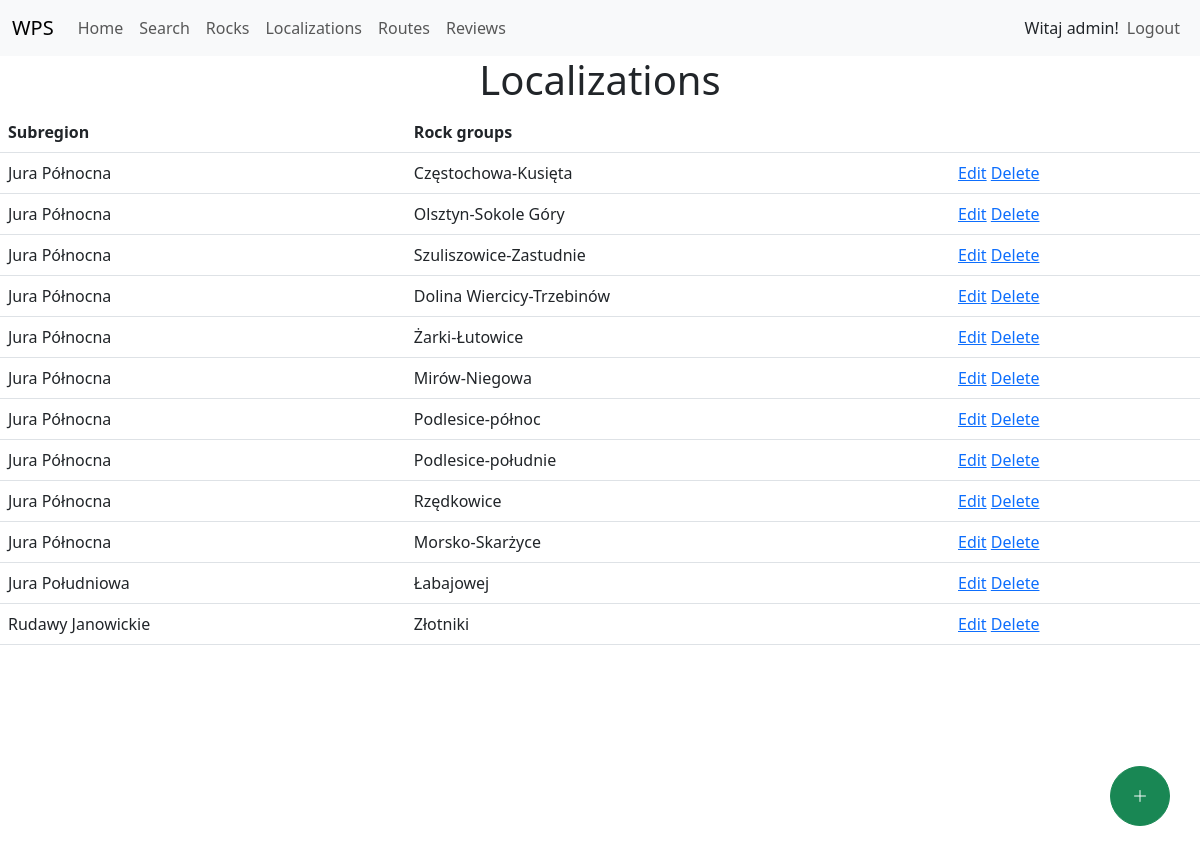
The app's page /localizations (signed in) with its own data.
### climbing_website/models.py (models this page shows, shortened)
class Localization(models.Model):
    district = models.CharField(max_length=100)
    region = models.CharField(max_length=100)
    subregion = models.CharField(max_length=100)
    rock_groups = models.CharField(max_length=100)
    country = models.ForeignKey(Country, on_delete=CASCADE, related_name="localizations")

### climbing_website/views_admin.py (the view)
# urls.py: path("localizations", views_admin.LocalizationListView.as_view(), name="localizations"),
@admin_required
class LocalizationListView(LoginRequiredMixin, ListView):
    model = Localization
    context_object_name = "localizations"
    template_name = "climbing_website/localizations.html"

### climbing_website/templates/climbing_website/localizations.html (shortened to what this page needs)
{% extends "climbing_website/base.html" %}
{% block content %}
<h1 class="text-center">Localizations</h1>
{% if user.is_superuser %}
<a href="{% url 'create_localization' %}" class="floating-button"><button class="btn btn-success"><i class="bi bi-plus-lg"></i></button></a>
{% endif %}
<table class="table">
    <thead>
        <tr>
            <th>Subregion</th>
            <th>Rock groups</th>
            <th></th>
        </tr>
    </thead>
    <tbody>
     {% for loc in localizations %}
        <tr>
            <td>{{ loc.subregion }}</td>
            <td>{{ loc.rock_groups }}</td>
            <td>
                      <a href="{% url 'update_localization' pk=loc.id %}">Edit</a>
        <a href="{% url 'delete_localization' pk=loc.id %}">Delete</a>
            </td>
        </tr>
     {% endfor %}
    </tbody>
</table>
{% endblock %}

### climbing_website/templates/climbing_website/base.html (shortened to what this page needs)
<!DOCTYPE html>
<html lang="en">
<head>
    <link href="https://cdn.jsdelivr.net/npm/bootstrap@5.3.0-alpha1/dist/css/bootstrap.min.css" rel="stylesheet"
>
    {% load static %}
    <link rel="stylesheet" href="{% static 'climbing_website/style.css' %}">
    <link rel="stylesheet" href="{% static 'climbing_website/comment.css' %}">
    <link href="https://maxcdn.bootstrapcdn.com/font-awesome/4.3.0/css/font-awesome.min.css" rel="stylesheet">
    <link rel="stylesheet" href="https://cdn.jsdelivr.net/npm/bootstrap-icons@1.10.3/font/bootstrap-icons.css">
    <link href="{% static 'climbing_website/bootstrap-toggle.min.css.css' %}" rel="stylesheet">
</head>
<body>
<nav class="navbar navbar-expand-lg bg-body-tertiary">
    <div class="container-fluid">
        <a class="navbar-brand" href="/">WPS</a>
        <div class="collapse navbar-collapse" id="navbarSupportedContent">
            <ul class="navbar-nav me-auto mb-2 mb-lg-0">
                {% if user.is_authenticated %}
                <li class="nav-item">
                    <a class="nav-link" aria-current="page" href="{% url 'home' %}">Home</a>
                </li>
                <li class="nav-item">
                    <a class="nav-link" aria-current="page" href="{% url 'search' %}">Search</a>
                </li>
                <li class="nav-item">
                    <a class="nav-link" aria-current="page" href="{% url 'rocks' %}">Rocks</a>
                </li>
                {% if user.is_superuser %}
                <li class="nav-item">
                    <a class="nav-link" aria-current="page" href="{% url 'localizations' %}">Localizations</a>
                </li>
                <li class="nav-item">
                    <a class="nav-link" aria-current="page" href="{% url 'routes' %}">Routes</a>
                </li>
                <li class="nav-item">
                    <a class="nav-link" aria-current="page" href="{% url 'reviews' %}">Reviews</a>
                </li>
                {% endif %}
                {% endif %}
            </ul>
            <div class="d-flex">
                <ul class="navbar-nav me-auto mb-2 mb-lg-0">
                    {% if user.is_authenticated %}
                    <li class="nav-item d-flex align-items-sm-center">
                        <span>Witaj {{user.username}}!</span>
                    </li>
                    <li class="nav-item">
                        <a class="nav-link" aria-current="page" href="{% url 'logout' %}">Logout</a>
                    </li>
                    {% endif %}
                </ul>
            </div>
        </div>
    </div>
</nav>
<div style="height: 100%;max-height: 100vh;">
    {% block content %}{% endblock %}
</div>
</body>
</html>

### climbing_website/static/climbing_website/style.css (style rules this page uses)
.floating-button { position:fixed; right:0; bottom:0; z-index: 9999; margin:30px; }
.floating-button button { width: 60px; height:60px; border-radius:50%; }
body { max-height: 100vh; height: 100vh; }
html { max-height: 100vh; }

### records on screen
Localization: subregion "Jura Północna", rock_groups "Częstochowa-Kusięta"
Localization: subregion "Jura Północna", rock_groups "Olsztyn-Sokole Góry"
Localization: subregion "Jura Północna", rock_groups "Szuliszowice-Zastudnie"
Localization: subregion "Jura Północna", rock_groups "Dolina Wiercicy-Trzebinów"
Localization: subregion "Jura Północna", rock_groups "Żarki-Łutowice"
Localization: subregion "Jura Północna", rock_groups "Mirów-Niegowa"
Localization: subregion "Jura Północna", rock_groups "Podlesice-północ"
Localization: subregion "Jura Północna", rock_groups "Podlesice-południe"
Localization: subregion "Jura Północna", rock_groups "Rzędkowice"
Localization: subregion "Jura Północna", rock_groups "Morsko-Skarżyce"
Localization: subregion "Jura Południowa", rock_groups "Łabajowej"
Localization: subregion "Rudawy Janowickie", rock_groups "Złotniki"

### other values on screen
{{ user.username }} "admin"
